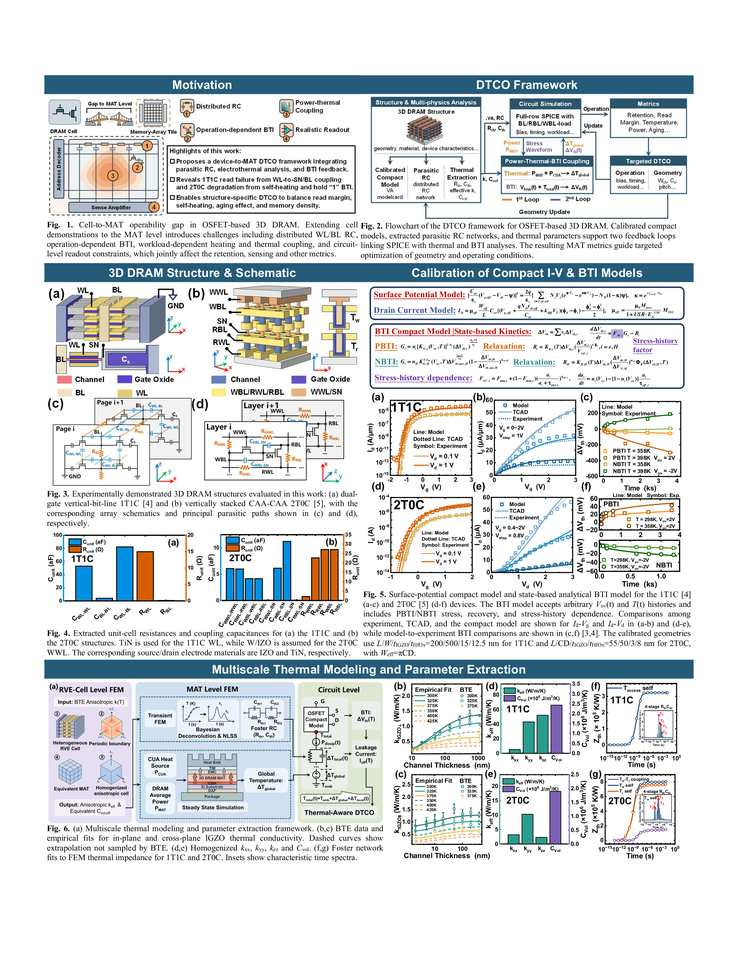
#> input picture experiments/spice_2t0c_v1/data/page3-3.png, 738 x 956 px, shrunk from 2550 x 3300 before the run, found by its file name
$ python _split_p3.py
#> lines starting #> are read from the running program, lines starting #| are printed output that depends on the picture
"""Split page 3 into upper and lower halves to find Fig 5."""
from PIL import Image
import os
p3 = r'E:\BaiduSyncdisk\study\PAPER\DAC 2026\MATspice\experiments\spice_2t0c_v1\data\page3-3.png'
out = r'E:\BaiduSyncdisk\study\PAPER\DAC 2026\MATspice\experiments\spice_2t0c_v1\data'
im = Image.open(p3)
#> im is the input picture: PIL image 738x956 RGB; mean R, G, B 219.2, 222.6, 224.3
W, H = im.size
#> W = 738; H = 956
# split into 3 vertical bands
for i, (y0, y1) in enumerate([(0, H//3), (H//3, 2*H//3), (2*H//3, H)]):
    im.crop((0, y0, W, y1)).save(os.path.join(out, f'_p3_band{i}.png'))
    print('band', i, y0, y1, '->', y1-y0)
#> this loop made 3 passes
#> pass 1, `im.crop((0, y0, W, y1)).save(os.path.join(out, f'_p3_band{i}.png'))`:
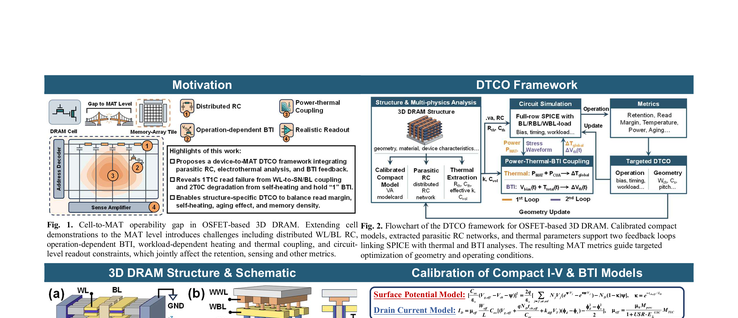
#> saved as _p3_band0.png: PIL image 738x318 RGB; mean R, G, B 212.3, 217.8, 220.5
#> pass 2, `im.crop((0, y0, W, y1)).save(os.path.join(out, f'_p3_band{i}.png'))`:
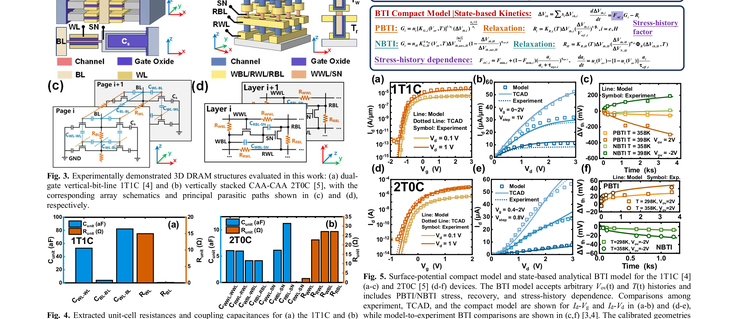
#> saved as _p3_band1.png: PIL image 738x319 RGB; mean R, G, B 223.9, 223.9, 223.4

$ run again, with experiments/spice_2t0c_v1/data/_p3_band0.png copied over experiments/spice_2t0c_v1/data/page3-3.png
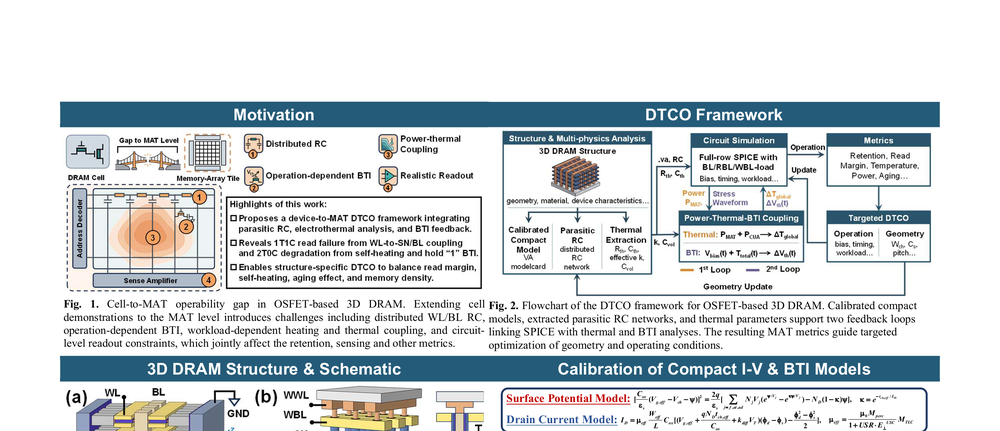
#> input picture experiments/spice_2t0c_v1/data/_p3_band0.png, 1000 x 431 px, shrunk from 2550 x 1100 before the run, found by its file name
#> im is the input picture: PIL image 1000x431 RGB; mean R, G, B 212.3, 217.9, 220.5
#> the loop `for i, (y0, y1) in enumerate([(0, H//3), (H//3, 2*H//3), (2*H//3, H)]):` made 3 passes
#> pass 1, `im.crop((0, y0, W, y1)).save(os.path.join(out, f'_p3_band{i}.png'))`:
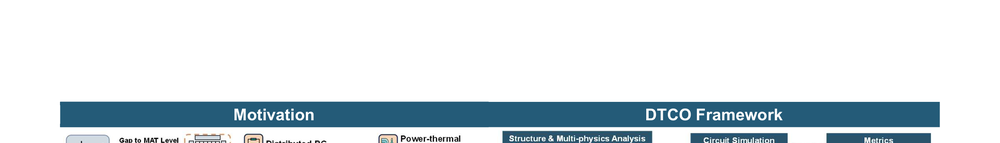
#> saved as _p3_band0.png: PIL image 1000x143 RGB; mean R, G, B 216.2, 225.4, 230.2
#> pass 2, `im.crop((0, y0, W, y1)).save(os.path.join(out, f'_p3_band{i}.png'))`:
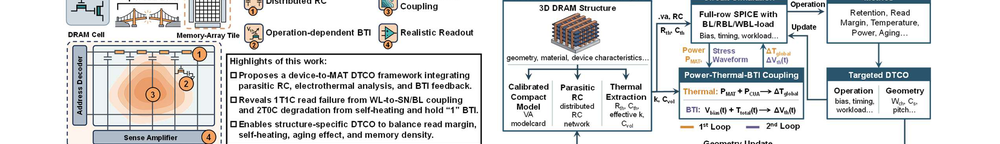
#> saved as _p3_band1.png: PIL image 1000x144 RGB; mean R, G, B 220.4, 220.9, 220.7

$ run again, with experiments/spice_2t0c_v1/data/_p3_band1.png copied over experiments/spice_2t0c_v1/data/page3-3.png
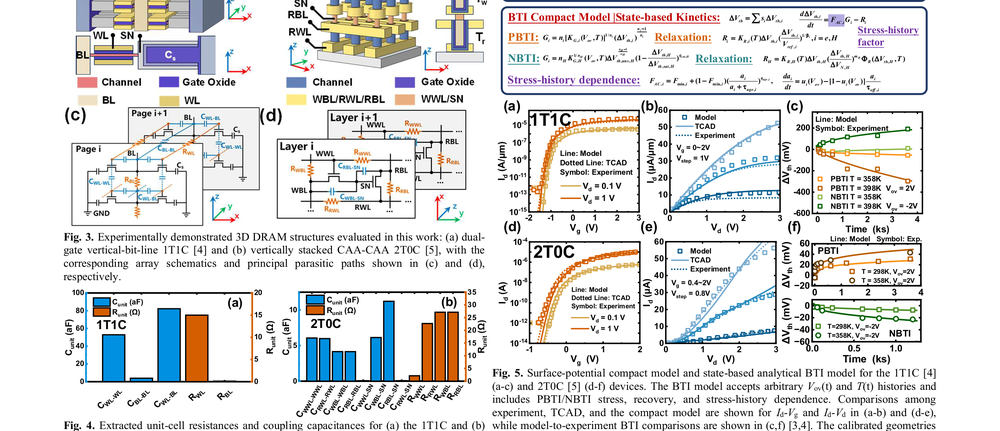
#> input picture experiments/spice_2t0c_v1/data/_p3_band1.png, 1000 x 431 px, shrunk from 2550 x 1100 before the run, found by its file name
#> im is the input picture: PIL image 1000x431 RGB; mean R, G, B 224.1, 224.1, 223.6
#> the loop `for i, (y0, y1) in enumerate([(0, H//3), (H//3, 2*H//3), (2*H//3, H)]):` made 3 passes
#> pass 1, `im.crop((0, y0, W, y1)).save(os.path.join(out, f'_p3_band{i}.png'))`:
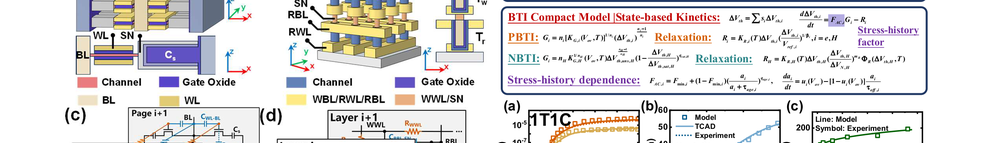
#> saved as _p3_band0.png: PIL image 1000x143 RGB; mean R, G, B 224.7, 222.6, 222.3
#> pass 2, `im.crop((0, y0, W, y1)).save(os.path.join(out, f'_p3_band{i}.png'))`:
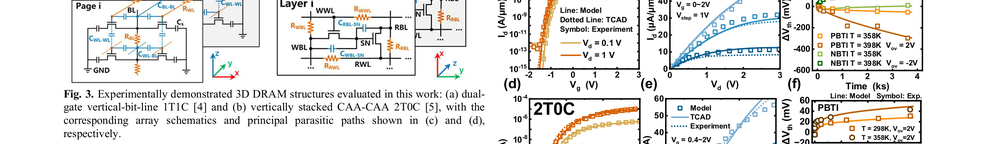
#> saved as _p3_band1.png: PIL image 1000x144 RGB; mean R, G, B 230.2, 229.6, 228.1

$ run again, with experiments/spice_2t0c_v1/data/_p3_band2.png copied over experiments/spice_2t0c_v1/data/page3-3.png
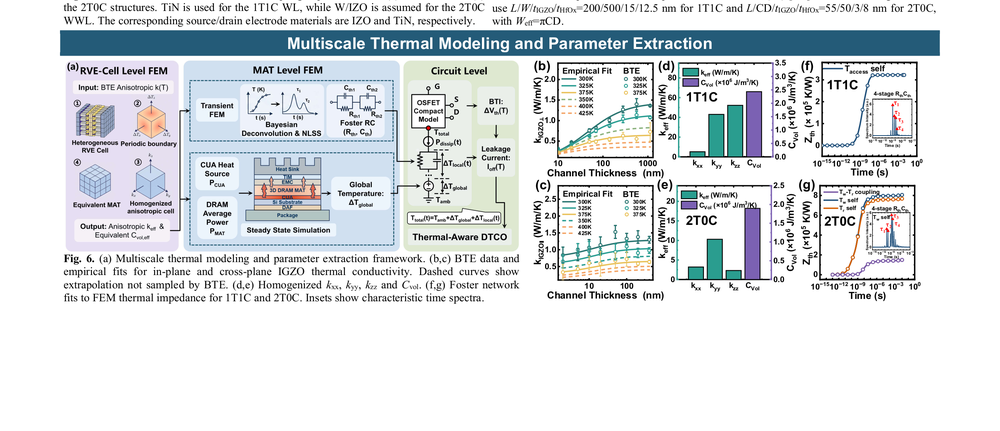
#> input picture experiments/spice_2t0c_v1/data/_p3_band2.png, 1000 x 431 px, shrunk from 2550 x 1100 before the run, found by its file name
#> im is the input picture: PIL image 1000x431 RGB; mean R, G, B 221.7, 226.1, 229
#> the loop `for i, (y0, y1) in enumerate([(0, H//3), (H//3, 2*H//3), (2*H//3, H)]):` made 3 passes
#> pass 1, `im.crop((0, y0, W, y1)).save(os.path.join(out, f'_p3_band{i}.png'))`:
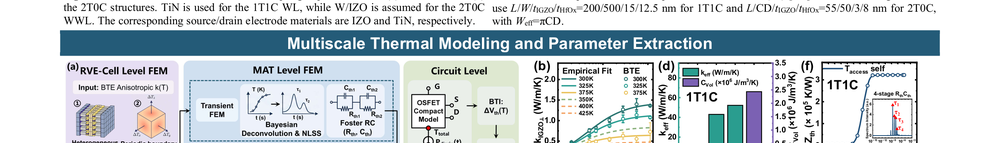
#> saved as _p3_band0.png: PIL image 1000x143 RGB; mean R, G, B 196, 206.2, 212.1
#> pass 2, `im.crop((0, y0, W, y1)).save(os.path.join(out, f'_p3_band{i}.png'))`:
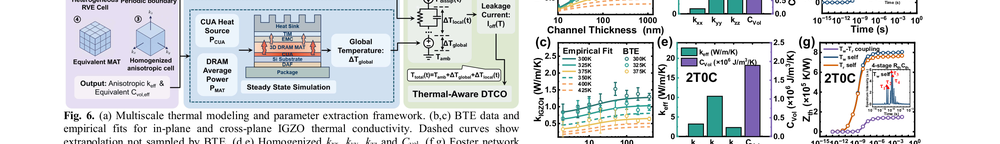
#> saved as _p3_band1.png: PIL image 1000x144 RGB; mean R, G, B 216.9, 219.9, 222.6
